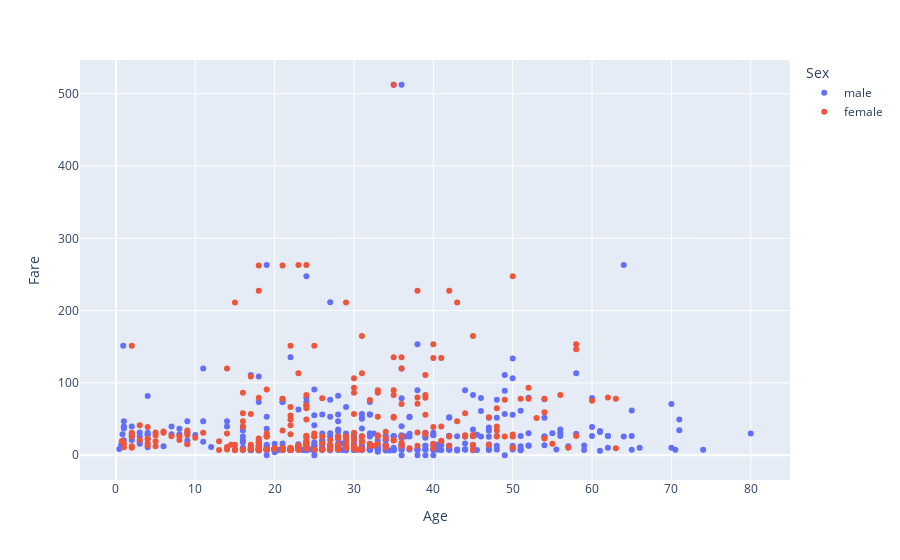

Write notebook code for a chart like this one.
### Markdown cell above
## 6. Using a scatter plot, plot the ages to the fare paid by the each passenger based on their gender.

### Code cell
fig = px.scatter(titanic_data, x="Age", y="Fare", color ="Sex")
fig.show()

### Figure 1 — Plotly figure (JSON) as saved in the notebook; plotly's stock layout.template omitted (floating-point values rounded to 4 significant figures; data arrays with more than 128 entries replaced by an {"elided": "..."} marker saying what was removed)
{"data": [{"hovertemplate": "Sex=male<br>Age=%{x}<br>Fare=%{y}<extra></extra>", "legendgroup": "male", "marker": {"color": "#636efa", "symbol": "circle"}, "mode": "markers", "name": "male", "orientation": "v", "showlegend": true, "type": "scatter", "x": {"elided": "577 float values"}, "xaxis": "x", "y": {"elided": "577 float values"}, "yaxis": "y"}, {"hovertemplate": "Sex=female<br>Age=%{x}<br>Fare=%{y}<extra></extra>", "legendgroup": "female", "marker": {"color": "#EF553B", "symbol": "circle"}, "mode": "markers", "name": "female", "orientation": "v", "showlegend": true, "type": "scatter", "x": {"elided": "314 float values"}, "xaxis": "x", "y": {"elided": "314 float values"}, "yaxis": "y"}], "layout": {"legend": {"title": {"text": "Sex"}, "tracegroupgap": 0}, "margin": {"t": 60}, "xaxis": {"anchor": "y", "domain": [0, 1], "title": {"text": "Age"}}, "yaxis": {"anchor": "x", "domain": [0, 1], "title": {"text": "Fare"}}}}
